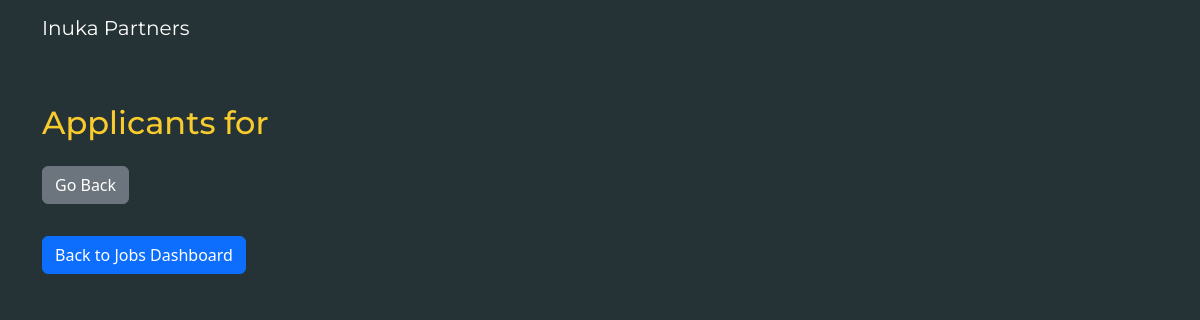
Before: /view_applicants/17059021416017 with the older database file.
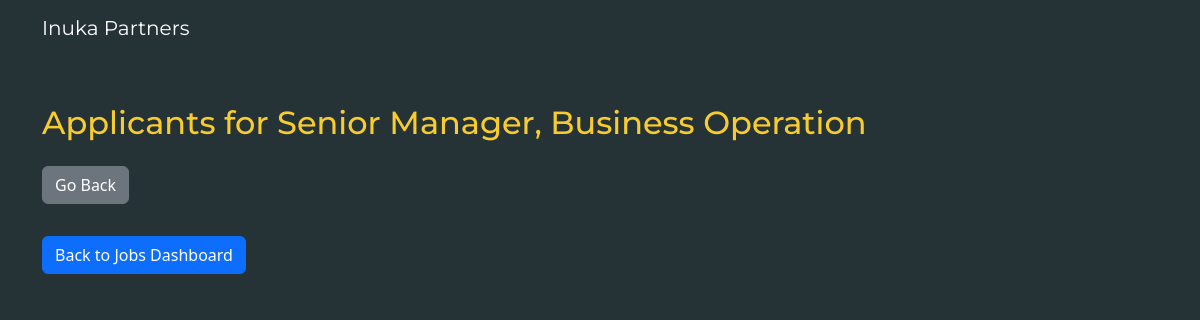
After: the same page with the newer database file.
### app/models.py (models this page shows)
class Job(db.Model):
    __tablename__ = 'job'
    id = db.Column(db.String(500), primary_key=True)
    title = db.Column(db.String(100))
    title_2 = db.Column(db.String(100))
    description = db.Column(db.String(3000))
    short_description = db.Column(db.String(2500))
    skills = db.Column(db.String(1000))

### app/routes.py (the view, shortened to what this page needs)
@app.route('/view_applicants/<int:job_id>')
@admin_required
def view_applicants(job_id):
    with Session(engine) as session:
        job = Job.query.get(job_id)
        questions = Question.query.filter_by(job_id=job_id).all()
        applicants = Applicant.query.filter_by(job_id=job_id).all()
        correct_answers_ratio = []
    return render_template('view_applicants.html', job=job, correct_answers_ratio=correct_answers_ratio, applicants=applicants)

### app/routes.py (called while the page is built)
def admin_required(f):
    @wraps(f)
    def decorated_function(*args, **kwargs):
        user = User.query.filter_by(id=1).first()
        if not user.is_active == 1:
            return abort(401)  # Unauthorized
        return f(*args, **kwargs)
    return decorated_function

### app/templates/view_applicants.html (shortened to what this page needs)
<!DOCTYPE html>
<html lang="en">
<head>
    <link href="https://cdn.jsdelivr.net/npm/bootstrap@5.3.0/dist/css/bootstrap.min.css" rel="stylesheet">
    <link href="/static/css/dashboard.css" rel="stylesheet">
</head>
<nav class="navbar navbar-expand-lg">
    <div class="container">
        <a class="navbar-brand" href="index.html">
            Inuka Partners
        </a>
    </div>
</nav>
<body>
    <div class="container mt-5">
        <h2 class="mb-4">Applicants for {{ job.title }}</h2>
        <a class="btn btn-secondary mb-3" href="{{ url_for('jobs_dashboard') }}">Go Back</a>
        <a href="{{ url_for('jobs_dashboard') }}" class="btn btn-primary mt-3">Back to Jobs Dashboard</a>
    </div>
</body>
</html>

Changed rows visible on the page:
added Job: title "Senior Manager, Business Operation"
